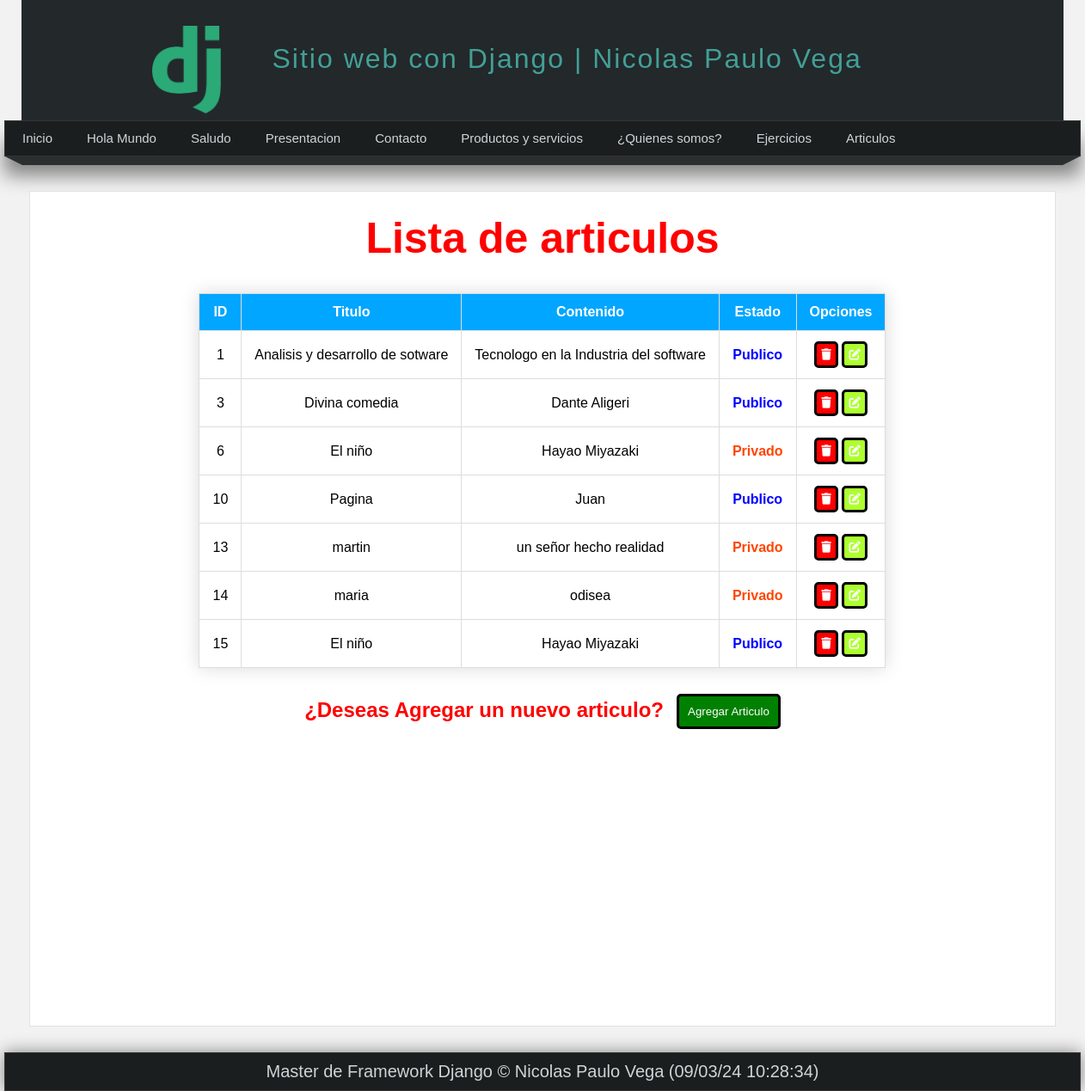
The app's page /articulos/, older data.
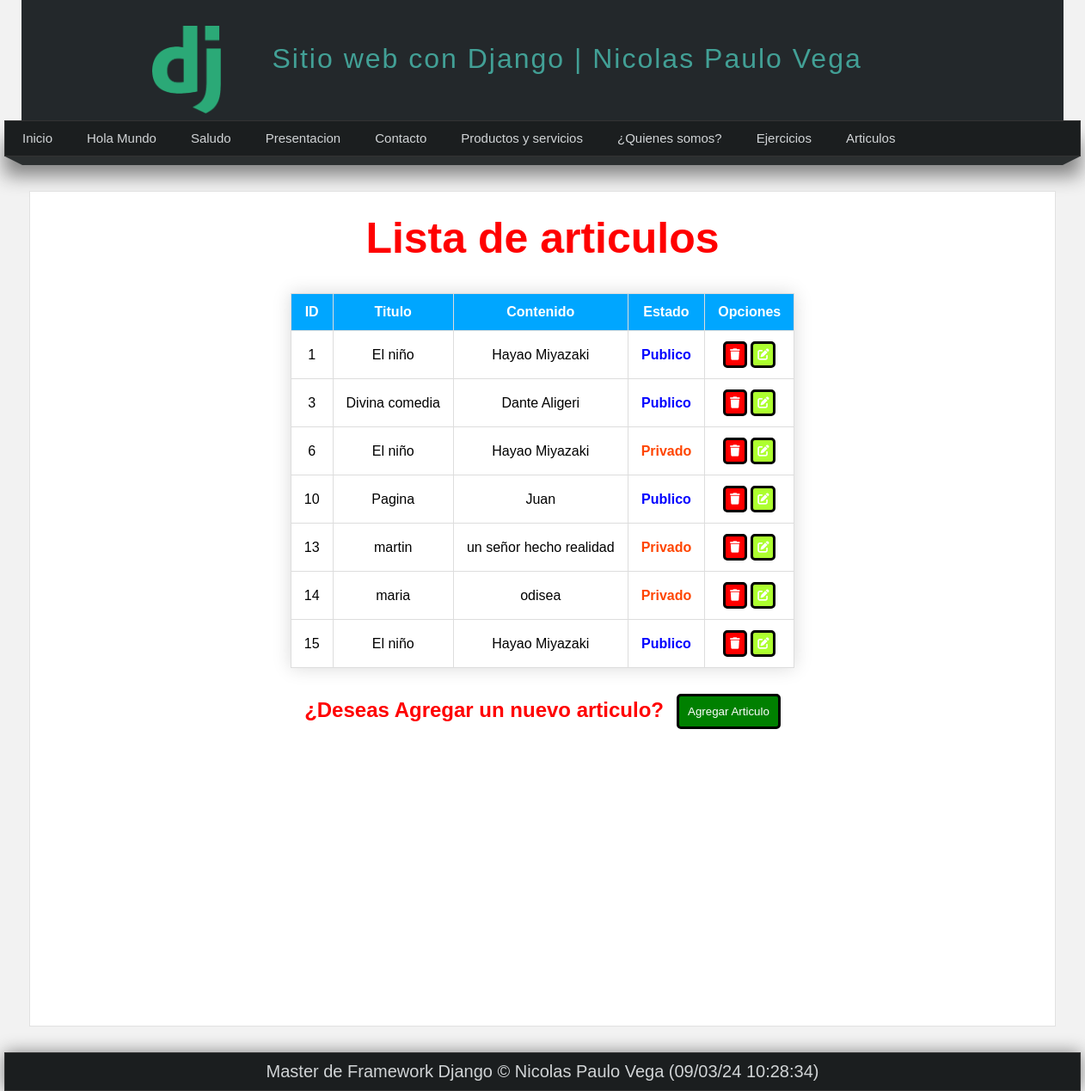
The same page, newer data.
### myApp/models.py (models this page shows)
class Article(models.Model):
    title = models.CharField(max_length=150)
    content = models.TextField()
    image = models.ImageField(default='null')
    public = models.BooleanField()
    create_date = models.DateTimeField(auto_now_add=True)
    update_date = models.DateField(auto_now=True)

### myApp/views.py (the view)
# urls.py: path('articulos/', myApp.views.articulos, name="Listar"),
def articulos(request):
    articulos = Article.objects.order_by('id')
    return render(request, 'articulos.html',{
        'articulos':articulos
    })

### myApp/templates/articulos.html (shortened to what this page needs)
{% extends 'layout.html' %}
{% block content %}
    <h2 class="title-articulos"><strong>Lista de articulos</strong></h2>
        <div class="lista_datos">
            <table class="tabla_articulos">
                <thead>
                    <tr>
                        <th>ID </th>
                        <th>Titulo </th>
                        <th>Contenido </th>
                        <th>Estado </th>
                        <th>Opciones</th>
                    </tr>
                </thead>
                <tbody>
                    {% for article in articulos %}
                        <tr>
                            <td>{{article.id}}</td>
                            <td>{{article.title}}</td>
                            <td>{{article.content}}</td>
                            <td>
                                {% if article.public%}
                                    <strong class="estado-publico">Publico</strong>
                                {% else %}
                                    <strong class="estado-privado">Privado</strong>
                                {% endif %}
                            </td>
                            <td>
                                <button class="boton-eliminar" onclick="return confirmar_borrar()">
                                    <a href="{% url "eliminar_articulo" article.id %}">
                                        <i class="fa-solid fa-trash"></i>
                                    </a>
                                </button>
                                <button class="boton-actualizar">
                                    <a href="{% url "actualizar_articulo" article.id %}">
                                        <i class="fa-solid fa-pen-to-square"></i>
                                    </a>
                                </button>
                            </td>
                        </tr>
                    {% endfor %}
                </tbody>
            </table>
        </div>
    <div class="agregar">
        <h2><strong>¿Deseas Agregar un nuevo articulo?</strong></h2>
        <button><a href="{% url "registrar_articulo" %}">Agregar Articulo</a></button>
    </div>
{% endblock %}

Row changes from the older to the newer data that the page shows:
changed Article id 1: title "Analisis y desarrollo de sotware" → "El niño"; content "Tecnologo en la Industria del software" → "Hayao Miyazaki"
